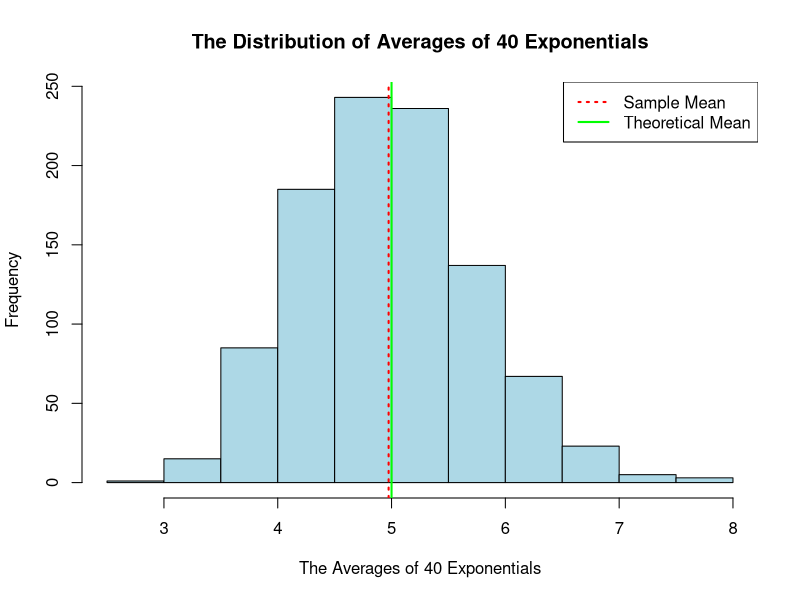
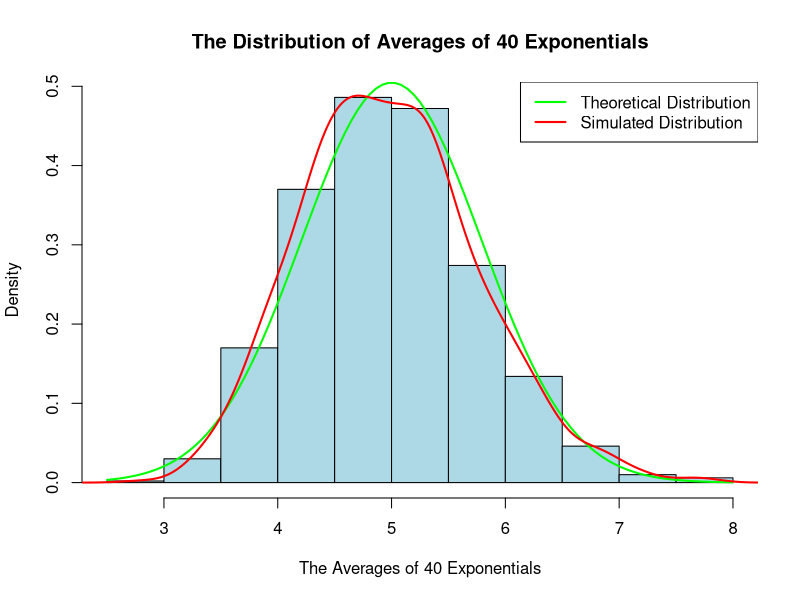
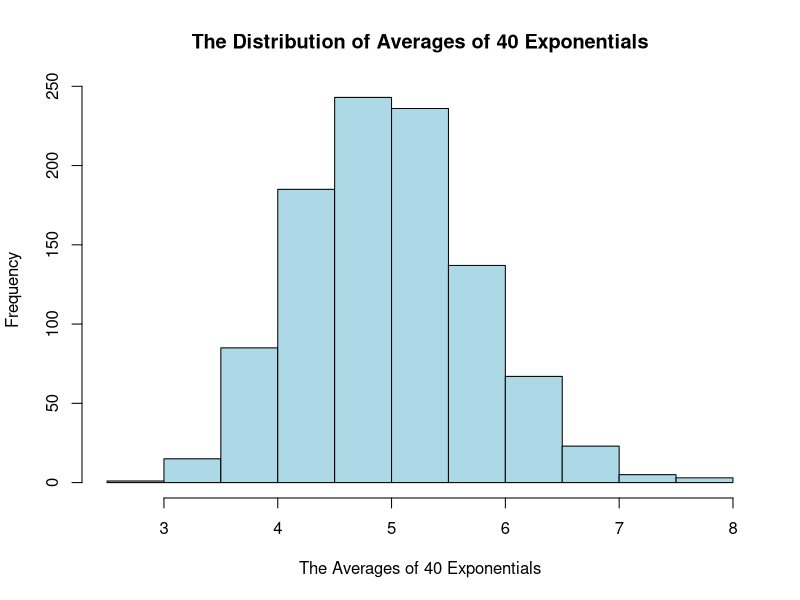
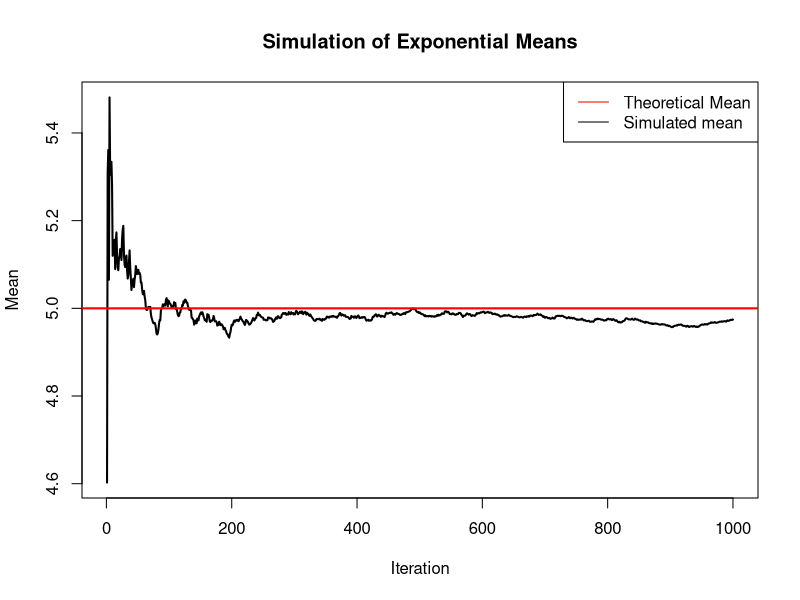
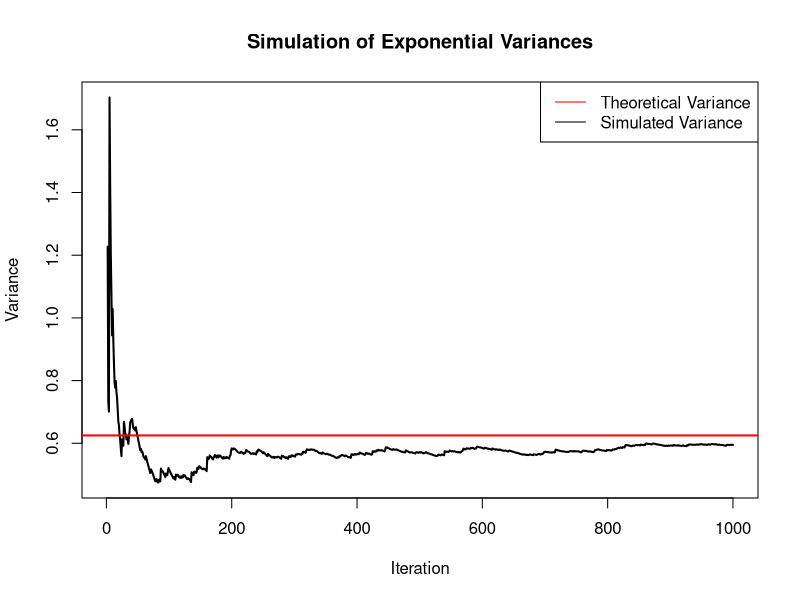

Write the R code that produced these figures, in order.
## ---- chunk 1

# set lambda = 0.2
lambda = 0.2
# investigate 40 exponentials
n = 40
# do a thousand simulations
times = 1000
# set a seed
set.seed(1234)
# save the simulation results into a times*n matrix
simulation <- matrix(rexp(n * times, lambda), times, n)
# calculate the averages of 40 exponentials for each simulation
sim.mean <- rowMeans(simulation)

## ---- chunk 2

(sample.mean <- mean(sim.mean))
(theory.mean <- 1/lambda)

## ---- chunk 3

# the original histogram
hist(sim.mean, col="lightblue", xlab="The Averages of 40 Exponentials",
     main="The Distribution of Averages of 40 Exponentials")
# draw the line for sample mean
abline(v=sample.mean, col="red", lwd=2, lty=3)
# draw the line for theoretical mean
abline(v=theory.mean, col="green", lwd=2)
legend("topright", legend=c("Sample Mean", "Theoretical Mean"),
       col=c("red", "green"), lty=c(3, 1), lwd=2)

## ---- chunk 4

(sample.var <- var(sim.mean))
(theory.var <- 1/(lambda)^2/n)

## ---- chunk 5

x <- seq(0, 8, 0.01)
# the original histogram
hist(sim.mean, freq=FALSE, col="lightblue", xlab="The Averages of 40 Exponentials",
     main="The Distribution of Averages of 40 Exponentials")
curve(dnorm(x, mean=theory.mean, sd=sqrt(theory.var)),
      add=TRUE, col="green", lwd=2)
lines(density(sim.mean), lwd=2, col="red")
legend("topright", legend=c("Theoretical Distribution", "Simulated Distribution"),
       col=c("green", "red"), lwd=2)

## ---- chunk 6

hist(sim.mean, col = "lightblue", xlab="The Averages of 40 Exponentials",
     main="The Distribution of Averages of 40 Exponentials")

## ---- chunk 7

cum.mean <- cumsum(sim.mean)/seq_along(sim.mean)

plot(seq_along(sim.mean), cum.mean, type = "l", lwd=2,
     main="Simulation of Exponential Means", xlab="Iteration",
     ylab="Mean")
abline(h=theory.mean, col="red", lwd=2)
legend("topright", lty=c(1,1), col=c("red", "black"),
       legend=c("Theoretical Mean", "Simulated mean"))


## ---- chunk 8

cum.var <- cumsum((sim.mean-sample.mean)^2)/(seq_along(sim.mean)-1)
        
plot(seq_along(sim.mean), cum.var,type="l", lty=1, lwd=2,
     main="Simulation of Exponential Variances", xlab="Iteration",
     ylab="Variance")
abline(h=theory.var, col="red",lwd=2)
legend("topright", lty=c(1,1), col=c("red","black"),
       legend=c("Theoretical Variance", "Simulated Variance"))

